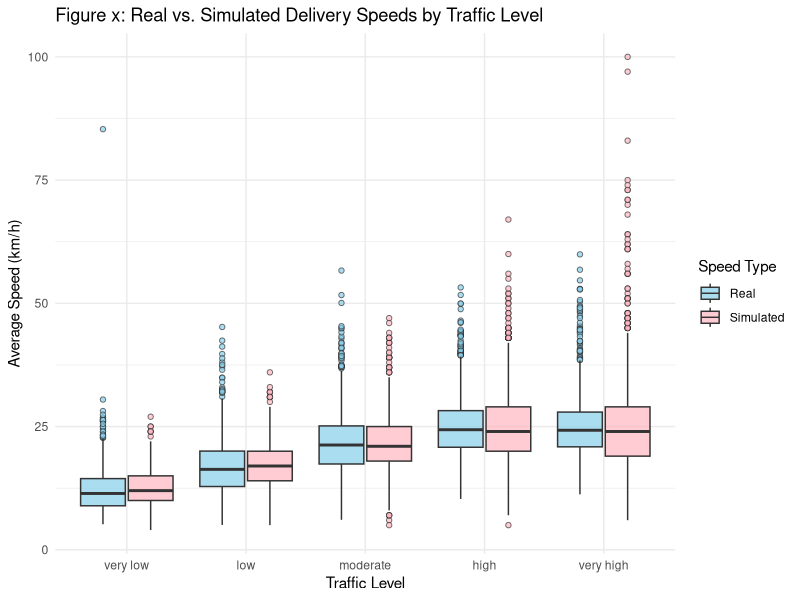
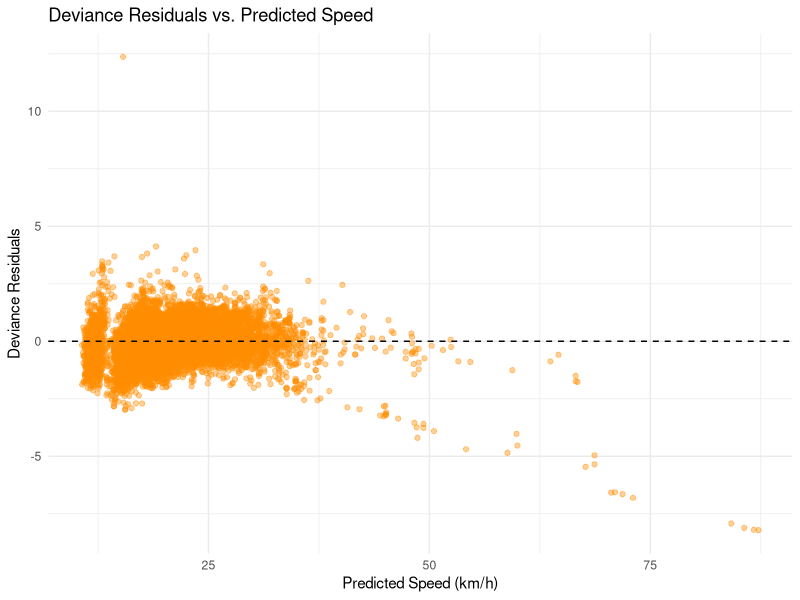
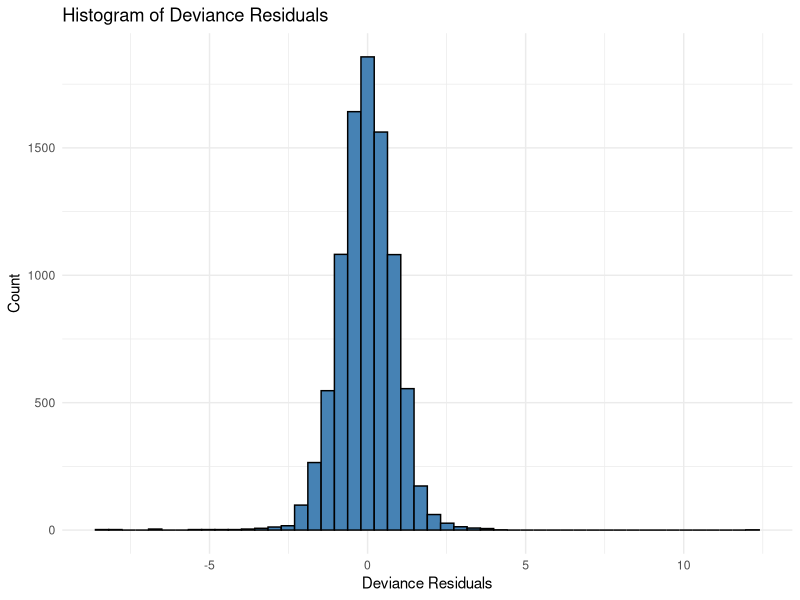

R code for these plots, in order:
## ---- chunk 1
knitr::opts_chunk$set(echo = TRUE)
## ---- chunk 2
suppressPackageStartupMessages(library(tidyverse))
library(tidyverse)
# read data
df_clean <- read.csv("../data/cleaned_data.csv")


#  Convert to unordered factor
df_clean$traffic_level_factor <- factor(df_clean$traffic_level_factor, ordered = FALSE)
#  Set the reference level
df_clean$traffic_level_factor <- relevel(df_clean$traffic_level_factor, ref = "very low")

# regression with glm poisson model
poisson.model.test <- glm(
  average_speed_kmph ~ courier_age_years + temperature_celsius + humidity_percent + precipitation_mm +
    distance_km + traffic_level_factor + vehicle_type_factor +
    weather_category,
  data = df_clean,
  family = poisson(link="log")
)

# check model summary
summary(poisson.model.test)


## ---- chunk 3
# check traffic_level_factor
table(df_clean$traffic_level_factor, useNA = "always")
# Refine the Poisson regression by removing unnecessary variables.
# regression with glm poisson model
poisson.model <- glm(
  average_speed_kmph ~ temperature_celsius + humidity_percent + distance_km + traffic_level_factor +
    weather_category,
  data = df_clean,
  family = poisson(link="log")
)

# check model summary
summary(poisson.model)

# print the regression formula with coefficients
cat("Log(average_speed_kmph) = ", paste0(
  round(coef(poisson.model)[1], 3), " + ",
  paste0(names(coef(poisson.model))[-1], " * ", round(coef(poisson.model)[-1], 3), collapse = " + ")
))


## ---- chunk 4
#++++++++++++++++++++++++++++++++++++++++++  

names(coef(poisson.model))

#coefficients of the poisson Mode
# first on traffic_level_factor
coef(poisson.model)[c("traffic_level_factorhigh", 
                      "traffic_level_factorlow", 
                      "traffic_level_factormoderate", 
                      "traffic_level_factorvery high")]

exp(coef(poisson.model)[c("traffic_level_factorhigh", 
                          "traffic_level_factorlow", 
                          "traffic_level_factormoderate", 
                          "traffic_level_factorvery high")]) %>% round(digits = 2)

# then on weather_category
coef(poisson.model)[c("weather_categoryPoor Visibility", "weather_categoryRainy")]
exp(coef(poisson.model)[c("weather_categoryPoor Visibility", "weather_categoryRainy")]) %>% round(digits = 2)
# check for continuous variables
coef(poisson.model)[c("temperature_celsius", "humidity_percent","distance_km")]
exp(coef(poisson.model)[c("temperature_celsius", "humidity_percent","distance_km")]) %>% round(digits = 2)
## ---- chunk 5
# simulate some data from this model
library(ggplot2)
set.seed(2)
sim.data.average_speed_kmph.Poisson <- simulate(poisson.model)
names(sim.data.average_speed_kmph.Poisson) <- "sim_average_speed_kmph"

# Create combined data frame for plotting
df_plot_combined <- bind_rows(
  df_clean %>%
    select(Traffic_Level = traffic_level_factor, speed = average_speed_kmph) %>%
    mutate(Type = "Real"),
  
  data.frame(
    Traffic_Level = df_clean$traffic_level_factor,
    speed = sim.data.average_speed_kmph.Poisson$sim_average_speed_kmph,
    Type = "Simulated"
  )
)

# ensures the plot uses the correct order
df_plot_combined$Traffic_Level <- factor(
  df_plot_combined$Traffic_Level,
  levels = c("very low", "low", "moderate", "high", "very high"),
  ordered = TRUE
)

# Plot grouped boxplot
ggplot(df_plot_combined, aes(x = Traffic_Level, y = speed, fill = Type)) +
  geom_boxplot(outlier.shape = 21, alpha = 0.7, position = position_dodge(width = 0.8)) +
  scale_fill_manual(values = c("Real" = "skyblue", "Simulated" = "lightpink")) +
  labs(
    title = "Figure x: Real vs. Simulated Delivery Speeds by Traffic Level",
    x = "Traffic Level",
    y = "Average Speed (km/h)",
    fill = "Speed Type"
  ) +
  theme_minimal()
## ---- chunk 6

# residual analysis
# 1.compute residuals
df_clean$residuals_raw <- residuals(poisson.model, type = "response")   # raw residuals
df_clean$residuals_deviance <- residuals(poisson.model, type = "deviance")  # deviance residuals
df_clean$residuals_pearson <- residuals(poisson.model, type = "pearson")  # for overdispersion check
df_clean$predicted_speed_kmph <- predict(poisson.model, type = "response") # Compute predicted values

# 2. Plot: Predicted vs. Residuals
ggplot(df_clean, aes(x = predicted_speed_kmph, y = residuals_deviance)) +
  geom_point(alpha = 0.4, color = "darkorange") +
  geom_hline(yintercept = 0, linetype = "dashed") +
  labs(
    title = "Deviance Residuals vs. Predicted Speed",
    x = "Predicted Speed (km/h)",
    y = "Deviance Residuals"
  ) +
  theme_minimal()

# 3. Histogram of Residuals
ggplot(df_clean, aes(x = residuals_deviance)) +
  geom_histogram(bins = 50, fill = "steelblue", color = "black") +
  labs(
    title = "Histogram of Deviance Residuals",
    x = "Deviance Residuals",
    y = "Count"
  ) +
  theme_minimal()

# 4. Check for Overdispersion
overdispersion <- sum(residuals(poisson.model, type = "pearson")^2) / poisson.model$df.residual
overdispersion  # > 1 suggests overdispersion; if >>1, Poisson may not be appropriate

